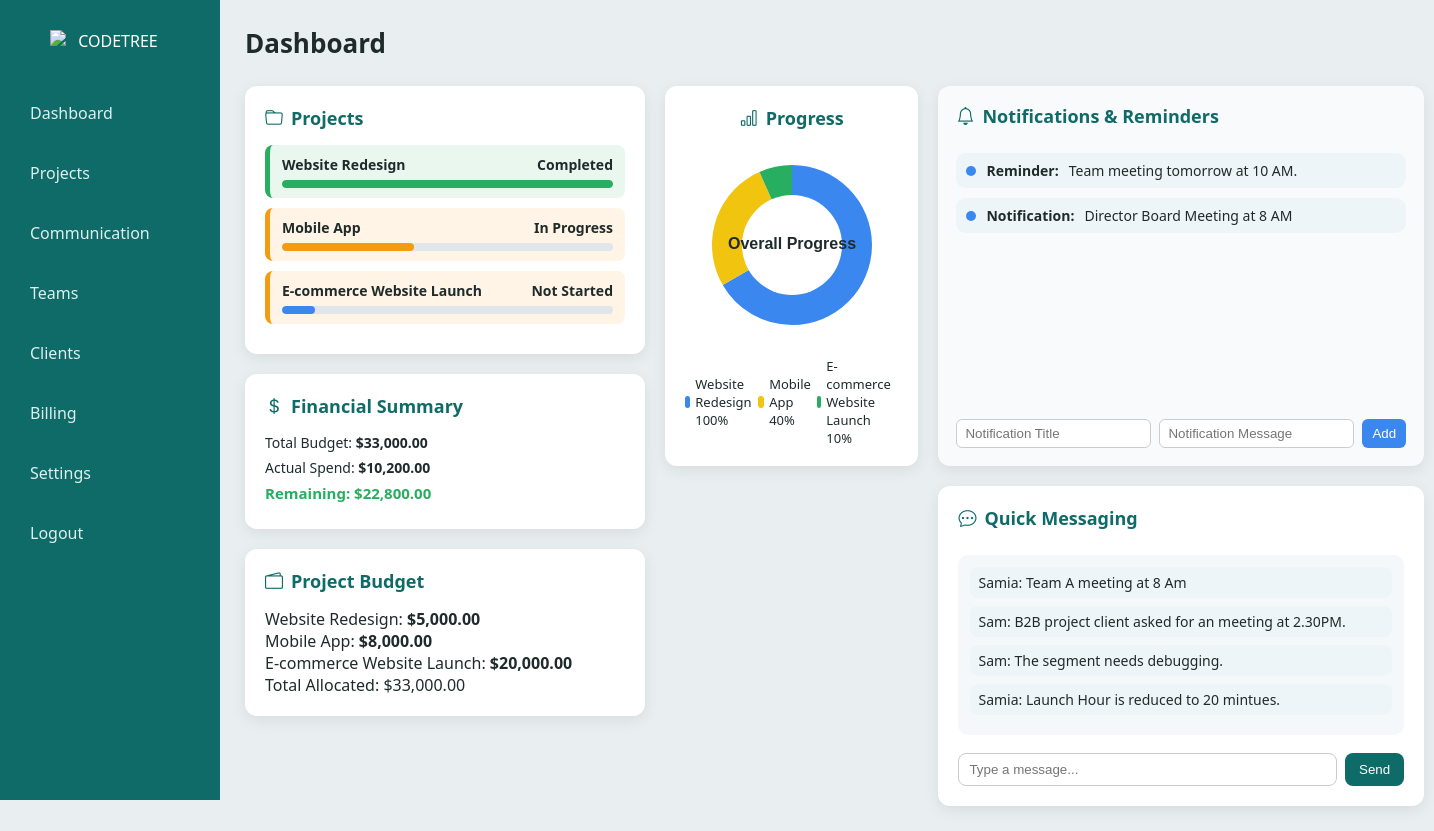
Screenshot of /codetree-ipcms/adashboard.php (signed in) with the database file from the repository.
### tables this page shows
CREATE TABLE `projects` (
  `id` int(11) NOT NULL,
  `title` varchar(255) NOT NULL,
  `description` text DEFAULT NULL,
  `team_lead` varchar(100) DEFAULT NULL,
  `members` text DEFAULT NULL,
  `client` varchar(100) DEFAULT NULL,
  `budget` decimal(10,2) DEFAULT NULL,
  `progress` int(11) DEFAULT 0,
  `assigned_date` date DEFAULT NULL,
  `due_date` date DEFAULT NULL,
  `status` enum('Not Started','In Progress','Completed') DEFAULT 'Not Started',
  `created_at` timestamp NOT NULL DEFAULT current_timestamp()
);

CREATE TABLE `notifications` (
  `id` int(11) NOT NULL,
  `user_id` int(11) DEFAULT NULL,
  `title` varchar(255) DEFAULT NULL,
  `message` text DEFAULT NULL,
  `is_read` tinyint(1) DEFAULT 0,
  `created_at` timestamp NOT NULL DEFAULT current_timestamp()
);

CREATE TABLE `quick_messages` (
  `id` int(11) NOT NULL,
  `sender_id` int(11) NOT NULL,
  `receiver_type` enum('Team','Employee','Client','All') DEFAULT 'All',
  `receiver_id` int(11) DEFAULT NULL,
  `message` text NOT NULL,
  `sent_at` timestamp NOT NULL DEFAULT current_timestamp()
);

CREATE TABLE `users` (
  `id` int(11) NOT NULL,
  `username` varchar(50) NOT NULL,
  `email` varchar(100) NOT NULL,
  `phone` varchar(20) DEFAULT NULL,
  `password` varchar(255) NOT NULL,
  `role` enum('Admin','User') DEFAULT 'User',
  `created_at` timestamp NOT NULL DEFAULT current_timestamp()
);

### codetree-ipcms/adashboard.php (the view, shortened to what this page needs)
<?php
require_once 'config.php';
$user_id = $_SESSION['user_id'];
$projects = $pdo->query("SELECT * FROM projects")->fetchAll();
$finance = $pdo->query("
    SELECT
    SUM(budget) as total_budget,
    SUM(progress * budget / 100) as actual_spend
    FROM projects
")->fetch();
$quick_messages = $pdo->query("SELECT qm.*, u.username FROM quick_messages qm JOIN users u ON qm.sender_id = u.id ORDER BY qm.sent_at ASC")->fetchAll();
$notifications = $pdo->query("SELECT * FROM notifications WHERE user_id IS NULL OR user_id = $user_id ORDER BY created_at DESC")->fetchAll();
?>
<!DOCTYPE html>
<html lang="en">
<head>
<link href="https://cdn.jsdelivr.net/npm/bootstrap-icons@1.10.5/font/bootstrap-icons.css" rel="stylesheet">
</head>
<body>
<nav class="sidebar">
<div class="logo">
<img src="logo.png" alt="CODETREE">
</div>
<ul class="navlist">
<li><a href="adashboard.php">Dashboard</a></li>
<li><a href="projects.php">Projects</a></li>
<li><a href="comunication.php">Communication</a></li>
<li><a href="teams.php">Teams</a></li>
<li><a href="clients.php">Clients</a></li>
<li><a href="billing.php">Billing</a></li>
<li><a href="settins.php">Settings</a></li>
<li><a href="logout.php" >Logout</a></li>
</ul>
</nav>
<div class="content">
<h1>Dashboard</h1>
<div class="grid">
<div class="column">
<div class="card">
<h3><i class="bi bi-folder"></i> Projects</h3>
<?php foreach ($projects as $project): ?>
<div class="project <?php echo $project['status'] == 'Completed' ? 'completed' : 'in-progress'; ?>">
<div class="project-title">
<span><?php echo $project['title']; ?></span>
<span><?php echo $project['status']; ?></span>
</div>
<div class="progress-bar">
<div class="progress-fill <?php echo $project['progress'] >= 70 ? 'green' : ($project['progress'] >= 40 ? 'yellow' : 'blue'); ?>"
style="width:<?php echo $project['progress']; ?>%"></div>
</div>
</div>
<?php endforeach; ?>
</div>
<div class="card finance">
<h3><i class="bi bi-currency-dollar"></i> Financial Summary</h3>
<p>Total Budget: <b>$<?php echo number_format($finance['total_budget'], 2); ?></b></p>
<p>Actual Spend: <b>$<?php echo number_format($finance['actual_spend'], 2); ?></b></p>
<p class="highlight">Remaining: $<?php echo number_format($finance['total_budget'] - $finance['actual_spend'], 2); ?></p>
</div>
<div class="card">
<h3><i class="bi bi-wallet2"></i> Project Budget</h3>
<?php foreach ($projects as $project): ?>
<p><?php echo $project['title']; ?>: <b>$<?php echo number_format($project['budget'], 2); ?></b></p>
<?php endforeach; ?>
<p class="highlight">Total Allocated: $<?php echo number_format($finance['total_budget'], 2); ?></p>
</div>
</div>
<div style="flex:1; min-width:450px; display:flex; gap:20px;">
<div class="card chart-container" style="flex:2;">
<h3><i class="bi bi-bar-chart"></i> Progress</h3>
<canvas id="progressChart" width="200" height="200"></canvas>
<div class="chart-labels">
<?php
$colors = ["#3a88ef", "#f1c40f", "#27ae60", "#bbb"];
$i = 0;
foreach ($projects as $project): ?>
<span><span class="legend-box" style="background:<?php echo $colors[$i % count($colors)]; ?>"></span>
<?php echo $project['title']; ?> <?php echo $project['progress']; ?>%</span>
<?php $i++; endforeach; ?>
</div>
</div>
<div style="flex:1; display:flex; flex-direction:column; gap:20px;">
<div class="card notifications">
<h3><i class="bi bi-bell"></i> Notifications & Reminders</h3>
<ul>
<?php foreach ($notifications as $note): ?>
<li><span class="dot dot-blue"></span><strong><?php echo htmlspecialchars($note['title']); ?>:</strong> <?php echo htmlspecialchars($note['message']); ?></li>
<?php endforeach; ?>
</ul>
<form method="post" class="notification-form">
<input type="text" name="title" placeholder="Notification Title" required>
<input type="text" name="notification" placeholder="Notification Message" required>
<button type="submit" name="send_notification">Add</button>
</form>
</div>
<div class="card quick-message">
<h3><i class="bi bi-chat-dots"></i> Quick Messaging</h3>
<div class="messages">
<?php foreach ($quick_messages as $qm): ?>
<div class="message <?php echo $qm['sender_id']==$user_id ? 'user' : 'team'; ?>">
<?php echo htmlspecialchars($qm['username']); ?>: <?php echo htmlspecialchars($qm['message']); ?>
</div>
<?php endforeach; ?>
</div>
<form method="post" class="message-input">
<input type="text" name="message" placeholder="Type a message..." required>
<button type="submit" name="send_message">Send</button>
</form>
</div>
</div>
</div>
</div>
</div>
<script>
// Donut Chart
const canvas = document.getElementById('progressChart');
const ctx = canvas.getContext('2d');
const data = [<?php foreach ($projects as $project) { echo $project['progress'] . ','; } ?>];
const colors = ["#3a88ef","#f1c40f","#27ae60","#bbb"];
const total = data.reduce((a,b)=>a+b,0);
let startAngle = -0.5*Math.PI;
data.forEach((value,i)=>{
const slice = (value/total)*2*Math.PI;
ctx.beginPath();
ctx.moveTo(100,100);
ctx.arc(100,100,80,startAngle,startAngle+slice);
ctx.closePath();
ctx.fillStyle = colors[i];
ctx.fill();
startAngle += slice;
});
ctx.beginPath();
ctx.arc(100,100,50,0,2*Math.PI);
ctx.fillStyle="#fff";
ctx.fill();
ctx.fillStyle="#1f2b2b";
ctx.font="bold 16px Arial";
ctx.textAlign="center";
ctx.textBaseline="middle";
ctx.fillText("Overall Progress",100,100);
</script>
</body>
</html>

### codetree-ipcms/adashboard.php (style rules this page uses)
* { margin:0; padding:0; box-sizing:border-box; }
body { display: flex; font-family: 'Segoe UI', Arial, sans-serif; background: #e9eef0; color:#1f2b2b; min-height: 100vh; }
.sidebar { width:220px; background:#0f6b67; color:#fff; padding:30px 16px; position:fixed; top:0; left:0; min-height:100vh; display:flex; flex-direction:column; }
.logo { text-align:center; margin-bottom:40px; }
.logo img { width:120px; display:block; margin:0 auto; }
.navlist { list-style:none; padding:0; flex-grow:1; }
.navlist li { margin-bottom:18px; }
.navlist a { color:#dfeff0; text-decoration:none; display:block; padding:10px 14px; border-radius:6px; transition:0.3s; font-size:16px; }
.content { margin-left:220px; padding:25px; width:calc(100% - 220px); }
.content h1 { font-size:26px; font-weight:bold; margin-bottom:25px; }
.grid { display:flex; flex-wrap:wrap; gap:20px; justify-content:flex-start; }
.column { display:flex; flex-direction:column; gap:20px; width:400px; }
.card { background:#fff; border-radius:12px; padding:20px; box-shadow:0 4px 15px rgba(0,0,0,0.08); transition:transform 0.2s, box-shadow 0.2s; }
.card h3 { font-size:18px; font-weight:bold; margin-bottom:15px; display:flex; align-items:center; gap:8px; color:#0f6b67; }
.project { background:#f6f9fc; border-radius:8px; padding:10px 12px; margin-bottom:10px; border-left:5px solid #3a88ef; }
.project.completed { border-left-color:#27ae60; background:#e9f7ef; }
.project.in-progress { border-left-color:#f39c12; background:#fff4e6; }
.project-title { display:flex; justify-content:space-between; align-items:center; margin-bottom:6px; font-size:14px; font-weight:600; }
.progress-bar { height:8px; border-radius:6px; background:#e1e6eb; overflow:hidden; }
.progress-fill { height:100%; border-radius:6px; transition: width 1s ease; }
.blue { background:#3a88ef; }
.green { background:#27ae60; }
.yellow { background:#f39c12; }
.finance p { font-size:14px; margin:6px 0; }
.finance .highlight { color:#27ae60; font-weight:bold; font-size:15px; }
.notifications { background:#f8fafc; border-radius:12px; padding:18px; height:380px; display:flex; flex-direction:column; }
.notifications ul { list-style:none; padding-left:0; max-height:280px; overflow-y:auto; flex-grow:1; }
.notifications ul li { margin:10px 0; font-size:14px; display:flex; align-items:center; gap:10px; padding:8px 10px; border-radius:10px; background:#eef5f8; transition:0.3s; }
.dot { width:10px; height:10px; border-radius:50%; display:inline-block; }
.dot-blue { background:#3a88ef; }
.chart-labels { display:flex; justify-content:space-around; margin-top:12px; font-size:13px; }
.chart-labels span { display:flex; align-items:center; gap:5px; }
.legend-box { width:12px; height:12px; display:inline-block; border-radius:3px; }
.chart-container { display:flex; justify-content:center; align-items:center; flex-direction: column; height:380px; }
.quick-message { display:flex; flex-direction:column; gap:10px; max-height:380px; position:sticky; top:20px; }
.messages { background:#f5f8fa; border-radius:10px; padding:12px; flex-grow:1; overflow-y:auto; max-height:250px; }
.message { margin-bottom:8px; font-size:14px; padding:6px 8px; border-radius:8px; }
.message.team { background:#eef5f8; align-self:flex-start; }
.message-input { display:flex; gap:8px; margin-top:8px; }
.message-input input { flex-grow:1; padding:8px 10px; border-radius:8px; border:1px solid #ccc; }
.message-input button { padding:8px 14px; background:#0f6b67; color:#fff; border:none; border-radius:8px; cursor:pointer; }
.notification-form { display:flex; gap:8px; margin-top:8px; }
.notification-form input { flex-grow:1; padding:6px 8px; border-radius:6px; border:1px solid #ccc; }
.notification-form button { padding:6px 10px; border:none; border-radius:6px; background:#3a88ef; color:#fff; cursor:pointer; }

### rows the page displays
projects: title "Website Redesign", status "Completed", budget "5,000.00", progress "100"
projects: title "Mobile App", status "In Progress", budget "8,000.00", progress "40"
projects: title "E-commerce Website Launch", status "Not Started", budget "20,000.00", progress "10"
notifications: title "Reminder", message "Team meeting tomorrow at 10 AM."
notifications: title "Notification", message "Director Board Meeting at 8 AM"
quick_messages: sender.username "Samia", message "Team A meeting at 8 Am"
quick_messages: sender.username "Sam", message "B2B project client asked for an meeting at 2.30PM."
quick_messages: sender.username "Sam", message "The segment needs debugging."
quick_messages: sender.username "Samia", message "Launch Hour is reduced to 20 mintues."

### other values shown
$finance['total_budget'] "33,000.00"
$finance['actual_spend'] "10,200.00"
$finance['total_budget'] - $finance['actual_spend'] "22,800.00"
chart data {{ $project['progress'] }} 100, 40, 10
